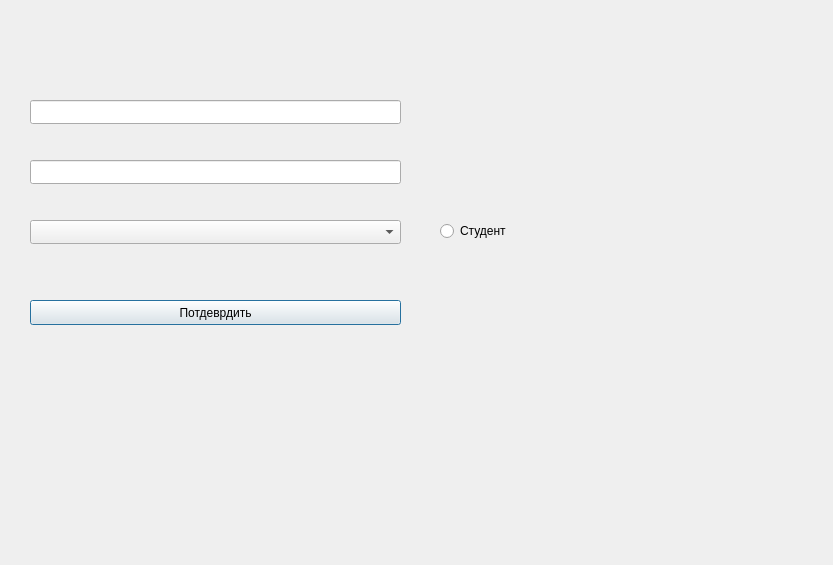
<?xml version="1.0" encoding="UTF-8"?>
<ui version="4.0">
 <class>add_user_in_db</class>
 <widget class="QDialog" name="add_user_in_db">
  <property name="geometry">
   <rect>
    <x>0</x>
    <y>0</y>
    <width>833</width>
    <height>565</height>
   </rect>
  </property>
  <property name="font">
   <font>
    <family>MS Reference Specialty</family>
   </font>
  </property>
  <property name="windowTitle">
   <string>Добавление пользователя</string>
  </property>
  <widget class="QLineEdit" name="lineEdit">
   <property name="geometry">
    <rect>
     <x>30</x>
     <y>100</y>
     <width>371</width>
     <height>24</height>
    </rect>
   </property>
   <property name="font">
    <font>
     <family>Arial</family>
    </font>
   </property>
  </widget>
  <widget class="QLineEdit" name="lineEdit_2">
   <property name="geometry">
    <rect>
     <x>30</x>
     <y>160</y>
     <width>371</width>
     <height>24</height>
    </rect>
   </property>
   <property name="font">
    <font>
     <family>Arial</family>
    </font>
   </property>
  </widget>
  <widget class="QPushButton" name="pushButton">
   <property name="geometry">
    <rect>
     <x>30</x>
     <y>300</y>
     <width>371</width>
     <height>25</height>
    </rect>
   </property>
   <property name="font">
    <font>
     <family>Arial</family>
    </font>
   </property>
   <property name="text">
    <string>Потдеврдить</string>
   </property>
  </widget>
  <widget class="QRadioButton" name="radioButton">
   <property name="geometry">
    <rect>
     <x>440</x>
     <y>220</y>
     <width>97</width>
     <height>22</height>
    </rect>
   </property>
   <property name="font">
    <font>
     <family>Arial</family>
    </font>
   </property>
   <property name="text">
    <string>Студент</string>
   </property>
  </widget>
  <widget class="QComboBox" name="comboBox">
   <property name="geometry">
    <rect>
     <x>30</x>
     <y>220</y>
     <width>371</width>
     <height>24</height>
    </rect>
   </property>
   <property name="font">
    <font>
     <family>Arial</family>
     <pointsize>9</pointsize>
    </font>
   </property>
  </widget>
 </widget>
 <resources/>
 <connections/>
</ui>
